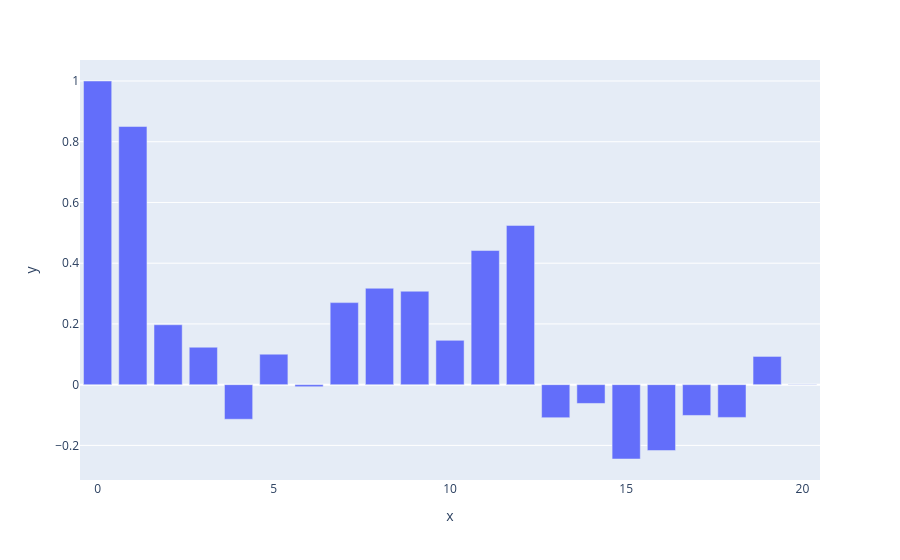

Write notebook code for a chart like this one.
### Markdown cell above
**[SOAL]** Tampilkan plot partial autocorrelation (PACF) untuk menghitung korelasi langsung antara lags. Tampilkan nilai PACF untuk hingga 20 lags. Gunakan library `statsmodels` untuk menghitung PACF, tepatnya dengan fungsi `pacf()`.

### Code cell
# PACF
lags = pacf(train['Monthly soda production'], nlags=20)
px.bar(x=list(range(21)), y=lags)

### Figure 1 — Plotly figure (JSON) as saved in the notebook; plotly's stock layout.template omitted (floating-point values rounded to 4 significant figures)
{"data": [{"hovertemplate": "x=%{x}<br>y=%{y}<extra></extra>", "legendgroup": "", "marker": {"color": "#636efa", "pattern": {"shape": ""}}, "name": "", "orientation": "v", "showlegend": false, "textposition": "auto", "type": "bar", "x": [0, 1, 2, 3, 4, 5, 6, 7, 8, 9, 10, 11, 12, 13, 14, 15, 16, 17, 18, 19, 20], "xaxis": "x", "y": [1.0, 0.8501, 0.1973, 0.1233, -0.114, 0.1002, -0.00678, 0.2702, 0.3175, 0.3077, 0.1459, 0.4417, 0.5245, -0.1087, -0.06188, -0.2448, -0.217, -0.1014, -0.1079, 0.09296, 0.0009837], "yaxis": "y"}], "layout": {"barmode": "relative", "legend": {"tracegroupgap": 0}, "margin": {"t": 60}, "xaxis": {"anchor": "y", "domain": [0, 1], "title": {"text": "x"}}, "yaxis": {"anchor": "x", "domain": [0, 1], "title": {"text": "y"}}}}
